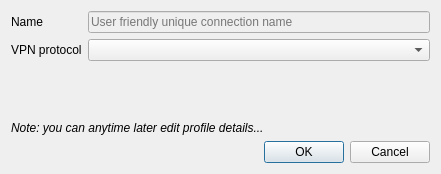
<?xml version="1.0" encoding="UTF-8"?>
<ui version="4.0">
 <class>NewProfilePopup</class>
 <widget class="QDialog" name="NewProfilePopup">
  <property name="geometry">
   <rect>
    <x>0</x>
    <y>0</y>
    <width>441</width>
    <height>174</height>
   </rect>
  </property>
  <property name="windowTitle">
   <string>New profile</string>
  </property>
  <layout class="QVBoxLayout" name="verticalLayout">
   <item>
    <layout class="QFormLayout" name="formLayout">
     <property name="fieldGrowthPolicy">
      <enum>QFormLayout::ExpandingFieldsGrow</enum>
     </property>
     <item row="0" column="0">
      <widget class="QLabel" name="labelName">
       <property name="text">
        <string>Name</string>
       </property>
       <property name="buddy">
        <cstring>lineEditName</cstring>
       </property>
      </widget>
     </item>
     <item row="0" column="1">
      <layout class="QHBoxLayout" name="horizontalLayout">
       <item>
        <widget class="QLineEdit" name="lineEditName">
         <property name="enabled">
          <bool>false</bool>
         </property>
         <property name="toolTip">
          <string>This is a friendly name to distinguish the connection</string>
         </property>
         <property name="placeholderText">
          <string>User friendly unique connection name</string>
         </property>
        </widget>
       </item>
      </layout>
     </item>
     <item row="1" column="0">
      <widget class="QLabel" name="protocolLabel">
       <property name="text">
        <string>VPN protocol</string>
       </property>
       <property name="buddy">
        <cstring>protocolComboBox</cstring>
       </property>
      </widget>
     </item>
     <item row="1" column="1">
      <widget class="QComboBox" name="protocolComboBox">
       <property name="sizePolicy">
        <sizepolicy hsizetype="MinimumExpanding" vsizetype="Fixed">
         <horstretch>0</horstretch>
         <verstretch>0</verstretch>
        </sizepolicy>
       </property>
      </widget>
     </item>
    </layout>
   </item>
   <item>
    <spacer name="verticalSpacer">
     <property name="orientation">
      <enum>Qt::Vertical</enum>
     </property>
     <property name="sizeHint" stdset="0">
      <size>
       <width>20</width>
       <height>40</height>
      </size>
     </property>
    </spacer>
   </item>
   <item>
    <widget class="QLabel" name="labelNote">
     <property name="font">
      <font>
       <italic>true</italic>
      </font>
     </property>
     <property name="text">
      <string>Note: you can anytime later edit profile details...</string>
     </property>
    </widget>
   </item>
   <item>
    <widget class="QDialogButtonBox" name="buttonBox">
     <property name="focusPolicy">
      <enum>Qt::TabFocus</enum>
     </property>
     <property name="autoFillBackground">
      <bool>false</bool>
     </property>
     <property name="orientation">
      <enum>Qt::Horizontal</enum>
     </property>
     <property name="standardButtons">
      <set>QDialogButtonBox::Cancel|QDialogButtonBox::Ok</set>
     </property>
     <property name="centerButtons">
      <bool>false</bool>
     </property>
    </widget>
   </item>
  </layout>
 </widget>
 <tabstops>
  <tabstop>protocolComboBox</tabstop>
  <tabstop>lineEditName</tabstop>
 </tabstops>
 <resources/>
 <connections>
  <connection>
   <sender>buttonBox</sender>
   <signal>rejected()</signal>
   <receiver>NewProfilePopup</receiver>
   <slot>reject()</slot>
   <hints>
    <hint type="sourcelabel">
     <x>325</x>
     <y>152</y>
    </hint>
    <hint type="destinationlabel">
     <x>286</x>
     <y>144</y>
    </hint>
   </hints>
  </connection>
  <connection>
   <sender>buttonBox</sender>
   <signal>accepted()</signal>
   <receiver>NewProfilePopup</receiver>
   <slot>accept()</slot>
   <hints>
    <hint type="sourcelabel">
     <x>257</x>
     <y>152</y>
    </hint>
    <hint type="destinationlabel">
     <x>157</x>
     <y>144</y>
    </hint>
   </hints>
  </connection>
 </connections>
 <slots>
  <slot>textChanged(QString)</slot>
 </slots>
</ui>
